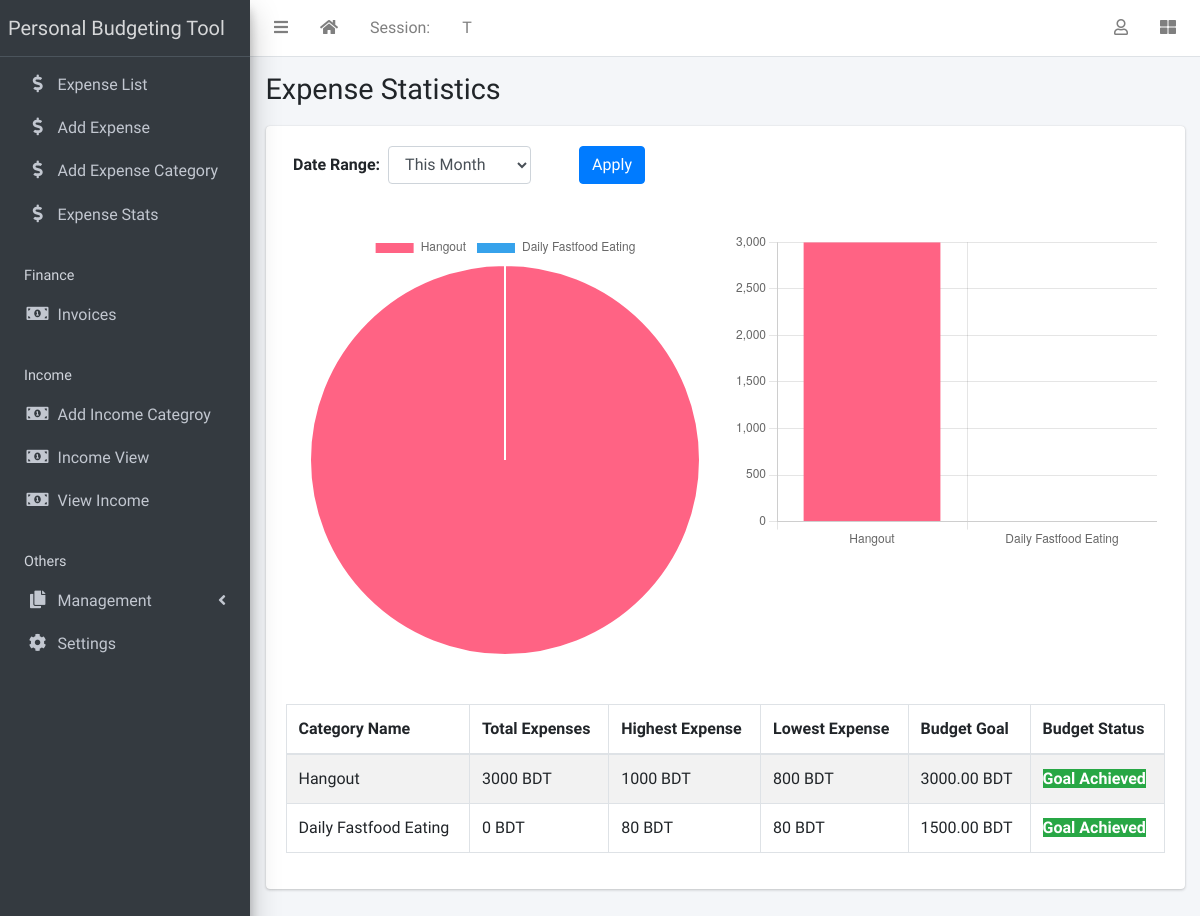
The page /expense/expense_stats on the database as committed earlier.
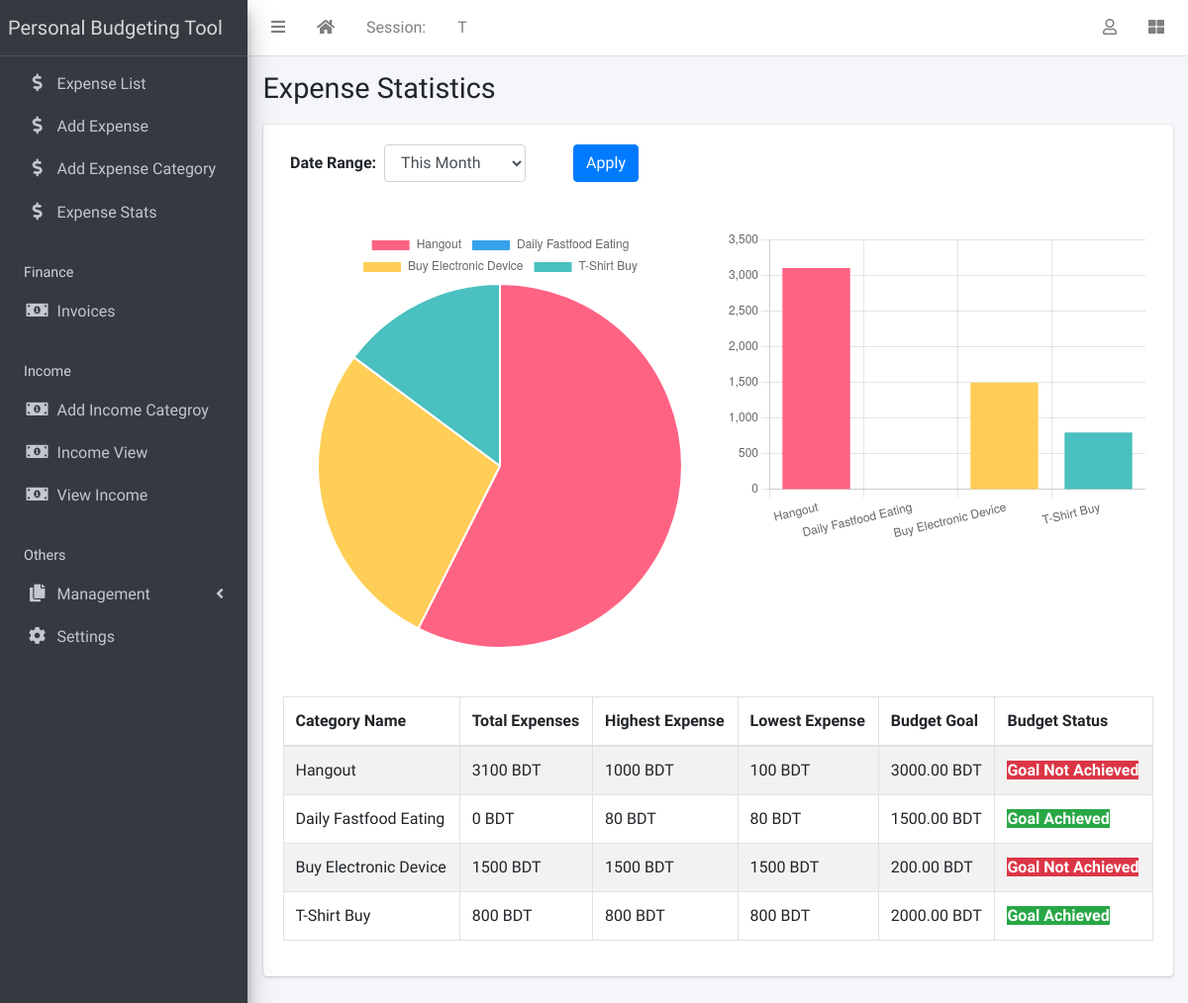
The same page on the database as committed later.
### Expense_Tracker/models.py (models this page shows, shortened)
class Expence_category(models.Model):
    user = models.ForeignKey(User,on_delete=models.CASCADE)
    category_name = models.CharField(max_length=150)
    budget_goal = models.DecimalField(max_digits=10,decimal_places=2,null=True,blank=True)
    created_at = models.DateTimeField(auto_now_add=True)
    updated_at = models.DateTimeField(auto_now=True)

### Expense_Tracker/views.py (the view, shortened to what this page needs)
# urls.py: path('expense_stats',expense_stats,name='expense_stats')
def expense_stats(request):
    expense_cat = Expence_category.objects.all()
    date_range_option = request.GET.get('date_range_option', 'this_month')
    if date_range_option == 'this_month':
        start_date = datetime.now().replace(day=1)
        end_date = datetime.now()
    monthly_stats = []  # Initialize it here
    for cat in expense_cat:
        cat.total_expenses = Expense.objects.filter(category=cat, date__range=[start_date, end_date]).aggregate(Sum('amount'))['amount__sum'] or 0
        cat.highest_expense = Expense.objects.filter(category=cat).aggregate(Max('amount'))['amount__max'] or 0
        cat.lowest_expense = Expense.objects.filter(category=cat).aggregate(Min('amount'))['amount__min'] or 0
        cat.budget_status = cat.budget_goal - cat.total_expenses
    context = {
        'expense_cat': expense_cat,
        'monthly_stats': monthly_stats,
        'date_range_option': date_range_option,
    }
    return render(request, 'expense_stats.html', context)

### Expense_Tracker/templates/expense_stats.html (shortened to what this page needs)
{% extends 'base.html' %}
{% block title %} Expense Statistics {% endblock title %}
{% block content %}
<div class="container">
    <form class="form-inline" method="get">
        <div class="form-group">
            <label for="date_range_option" class="mr-2">Date Range:</label>
            <select class="form-control" id="date_range_option" name="date_range_option">
                <option value="this_month">This Month</option>
            </select>
        </div>
        <button type="submit" class="btn btn-primary ml-5">Apply</button>
    </form>
    <div class="row my-5">
        <div class="col-md-6">
            <div class="bg-white">
                <canvas id="myChart1" width="400" height="300"></canvas>
            </div>
        </div>
        <div class="col-md-6">
            <div class="bg-white">
                <canvas id="myChart" width="400" height="300"></canvas>
            </div>
        </div>
    </div>
</div>
<table class="table table-bordered table-striped">
    <thead>
        <tr>
            <th>Category Name</th>
            <th>Total Expenses</th>
            <th>Highest Expense</th>
            <th>Lowest Expense</th>
            <th>Budget Goal</th>
            <th>Budget Status</th>
        </tr>
    </thead>
    <tbody>
        {% for cat in expense_cat %}
            <tr>
                <td>{{ cat.category_name }}</td>
                <td>{{ cat.total_expenses }} BDT</td>
                <td>{{ cat.highest_expense }} BDT</td>
                <td>{{ cat.lowest_expense }} BDT</td>
                <td>{{ cat.budget_goal }} BDT</td>
                <td>
                    {% if cat.budget_status >= 0 %}
                        <strong class="bg-success text-white">Goal Achieved</strong>
                    {% else %}
                        <strong class="bg-danger text-white">Goal Not Achieved</strong>
                    {% endif %}
                </td>
            </tr>
        {% endfor %}
    </tbody>
</table>
{% endblock %}

Rows that differ between the two databases and show on the page:
computed for Expence_category "Hangout": total_expenses "3000" → "3100"; lowest_expense "800" → "100"; text "Goal Achieved" → "Goal Not Achieved"
added Expence_category: category_name "Buy Electronic Device", total_expenses "1500", highest_expense "1500", lowest_expense "1500", budget_goal "200.00", shows "Goal Not Achieved"
added Expence_category: category_name "T-Shirt Buy", total_expenses "800", highest_expense "800", lowest_expense "800", budget_goal "2000.00", shows "Goal Achieved"
Other text that changed with them:
chart data {{ cat.category_name }}: Hangout, Daily Fastfood Eating → Hangout, Daily Fastfood Eating, Buy Electronic Device, T-Shirt Buy
chart data {{ cat.total_expenses }}: 3000, 0 → 3100, 0, 1500, 800
